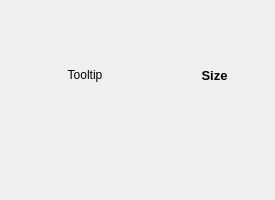
<?xml version="1.0" encoding="UTF-8"?>
<ui version="4.0">
 <class>DataWidget</class>
 <widget class="QWidget" name="DataWidget">
  <property name="geometry">
   <rect>
    <x>0</x>
    <y>0</y>
    <width>275</width>
    <height>200</height>
   </rect>
  </property>
  <property name="windowTitle">
   <string>Form</string>
  </property>
  <layout class="QGridLayout" name="gridLayout">
   <item row="0" column="0">
    <layout class="QHBoxLayout" name="horizontalLayout" stretch="3,2">
     <item>
      <widget class="QLabel" name="tooltip">
       <property name="text">
        <string>Tooltip</string>
       </property>
       <property name="alignment">
        <set>Qt::AlignmentFlag::AlignCenter</set>
       </property>
       <property name="wordWrap">
        <bool>true</bool>
       </property>
      </widget>
     </item>
     <item>
      <widget class="QLabel" name="size">
       <property name="font">
        <font>
         <pointsize>10</pointsize>
         <bold>true</bold>
        </font>
       </property>
       <property name="text">
        <string notr="true">Size</string>
       </property>
       <property name="alignment">
        <set>Qt::AlignmentFlag::AlignCenter</set>
       </property>
       <property name="wordWrap">
        <bool>true</bool>
       </property>
      </widget>
     </item>
    </layout>
   </item>
   <item row="1" column="0">
    <layout class="QHBoxLayout" name="horizontalLayout_2">
     <item>
      <widget class="QPushButton" name="open">
       <property name="sizePolicy">
        <sizepolicy hsizetype="Fixed" vsizetype="Fixed">
         <horstretch>1</horstretch>
         <verstretch>1</verstretch>
        </sizepolicy>
       </property>
       <property name="minimumSize">
        <size>
         <width>44</width>
         <height>44</height>
        </size>
       </property>
       <property name="toolTip">
        <string>Open with your system file manager</string>
       </property>
       <property name="styleSheet">
        <string notr="true">QPushButton {
max-width: 44px;
max-height: 44px;
min-width: 44px;
min-height: 44px;
border-radius: 22px;
padding: 0;
}</string>
       </property>
       <property name="text">
        <string/>
       </property>
       <property name="iconSize">
        <size>
         <width>20</width>
         <height>20</height>
        </size>
       </property>
      </widget>
     </item>
     <item>
      <widget class="QPushButton" name="clear">
       <property name="sizePolicy">
        <sizepolicy hsizetype="Fixed" vsizetype="Fixed">
         <horstretch>1</horstretch>
         <verstretch>1</verstretch>
        </sizepolicy>
       </property>
       <property name="minimumSize">
        <size>
         <width>44</width>
         <height>44</height>
        </size>
       </property>
       <property name="toolTip">
        <string>Delete all data in this directory. THIS IS 100% IRREVERSABLE!</string>
       </property>
       <property name="styleSheet">
        <string notr="true">QPushButton {
max-width: 44px;
max-height: 44px;
min-width: 44px;
min-height: 44px;
border-radius: 22px;
padding: 0;
}</string>
       </property>
       <property name="text">
        <string/>
       </property>
       <property name="iconSize">
        <size>
         <width>20</width>
         <height>20</height>
        </size>
       </property>
      </widget>
     </item>
     <item>
      <widget class="QPushButton" name="upload">
       <property name="sizePolicy">
        <sizepolicy hsizetype="Fixed" vsizetype="Fixed">
         <horstretch>1</horstretch>
         <verstretch>1</verstretch>
        </sizepolicy>
       </property>
       <property name="minimumSize">
        <size>
         <width>44</width>
         <height>44</height>
        </size>
       </property>
       <property name="toolTip">
        <string>Export all data in this directory. This may take a while!</string>
       </property>
       <property name="styleSheet">
        <string notr="true">QPushButton {
max-width: 44px;
max-height: 44px;
min-width: 44px;
min-height: 44px;
border-radius: 22px;
padding: 0;
}</string>
       </property>
       <property name="text">
        <string/>
       </property>
       <property name="iconSize">
        <size>
         <width>20</width>
         <height>20</height>
        </size>
       </property>
      </widget>
     </item>
     <item>
      <widget class="QPushButton" name="download">
       <property name="sizePolicy">
        <sizepolicy hsizetype="Fixed" vsizetype="Fixed">
         <horstretch>1</horstretch>
         <verstretch>1</verstretch>
        </sizepolicy>
       </property>
       <property name="minimumSize">
        <size>
         <width>44</width>
         <height>44</height>
        </size>
       </property>
       <property name="toolTip">
        <string>Import data for this directory. This may take a while, and will delete ALL EXISTING DATA!</string>
       </property>
       <property name="styleSheet">
        <string notr="true">QPushButton {
max-width: 44px;
max-height: 44px;
min-width: 44px;
min-height: 44px;
border-radius: 22px;
padding: 0;
}</string>
       </property>
       <property name="text">
        <string/>
       </property>
       <property name="iconSize">
        <size>
         <width>20</width>
         <height>20</height>
        </size>
       </property>
      </widget>
     </item>
    </layout>
   </item>
  </layout>
 </widget>
 <resources/>
 <connections/>
</ui>
